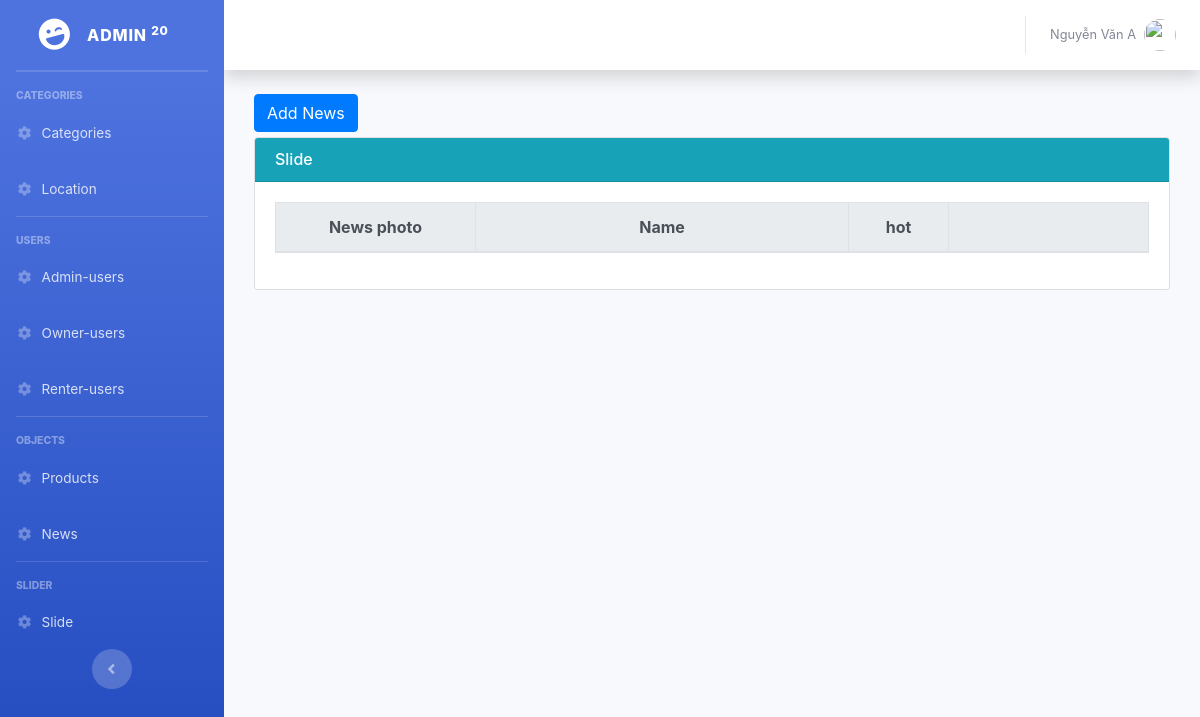
The app's page /Backend/Admin/index.php?controller=news&action=read (signed in), older data.
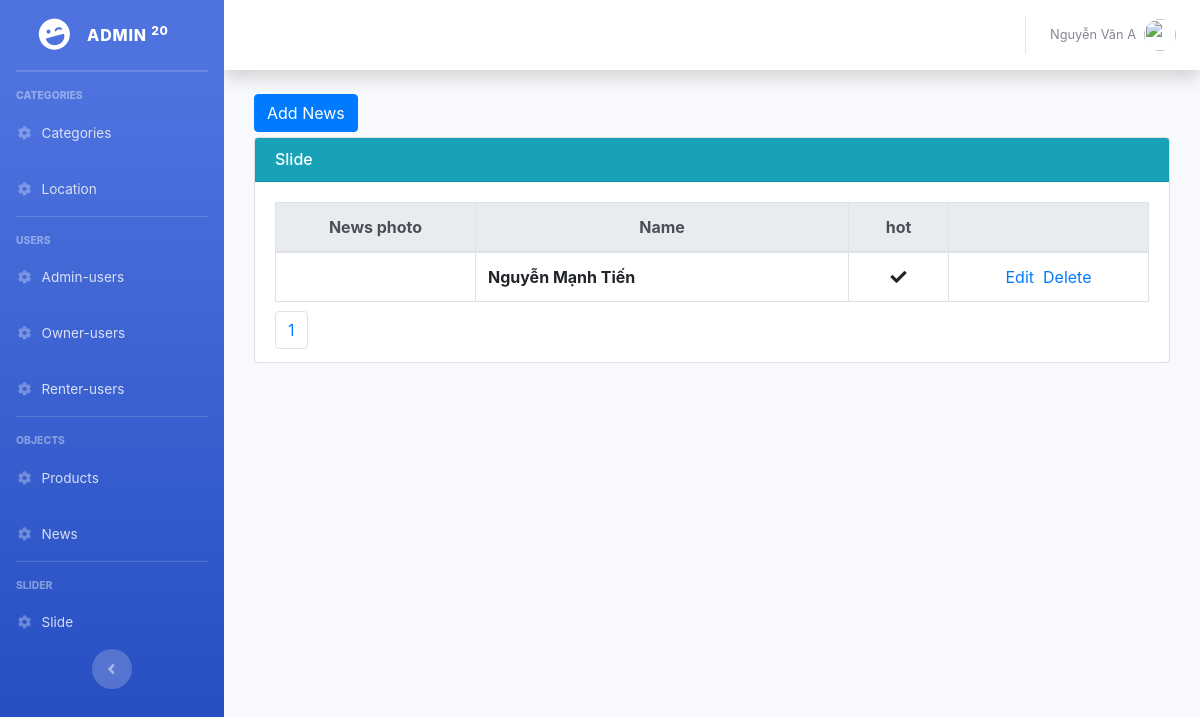
The same page, newer data.
### tables this page shows
CREATE TABLE `news` (
  `id` int(11) NOT NULL,
  `name` varchar(500) NOT NULL,
  `description` varchar(4000) NOT NULL,
  `detail_content` text NOT NULL,
  `photo` varchar(500) NOT NULL,
  `hot` int(11) NOT NULL
);

### Backend/Admin/Controllers/NewsController.php (called while the page is built, shortened)
<?php
	include "Models/NewsModel.php";
	class NewsController extends NewsModel{
		public function read(){
			$recordPerPage = 10;
			$numPage = ceil($this->modelTotal()/$recordPerPage);
			$listRecord = $this->modelRead($recordPerPage);
			include "Views/NewsView.php";
		}
	}
 ?>

### Backend/Admin/Models/NewsModel.php (called while the page is built, shortened)
<?php
	class NewsModel{
		public function modelRead($recordPerPage){
			$total = $this->modelTotal();
			$numPage = ceil($total/$recordPerPage);
			$page = isset($_GET["p"]) && $_GET["p"] > 0 ? $_GET["p"]-1 : 0;
			$from = $page * $recordPerPage;
			$conn = Connection::getInstance();
			$query = $conn->query("select * from news order by id desc limit $from, $recordPerPage");
			return $query->fetchAll();
		}
		public function modelTotal(){
			$conn = Connection::getInstance();
			$query = $conn->query("select id from news order by id desc");
			return $query->rowCount();
		}
	}
 ?>

### Backend/Admin/Views/NewsView.php (the view, shortened to what this page needs)
<div class="col-md-12" >
    <div style="margin-bottom:5px;">
        <a href="index.php?controller=news&action=create" class="btn btn-primary">Add News</a>
    </div>
    <div class="card card-primary">
       <h6 class="card-header bg-info" style="color: white">Slide</h6>
        <div class="card-body">
            <table class="table table-bordered">
              <thead class="thead-light">
                <tr style="text-align: center;">
                  <th scope="col" style="width: 200px;">News photo</th>
                  <th scope="col" >Name</th>
                  <th scope="col" style="width: 100px;" >hot</th>
                  <th scope="col" style="width:200px;"></th>
                </tr>
              </thead>
              <?php foreach($listRecord as $rows): ?>
              <tbody>
                <tr >
                  <td>
                  </td>
                  <th><?php echo $rows->name;?></th>
                   <th style="text-align: center;">
                        <?php if($rows->hot == 1): ?>
                            <span class="fa fa-check"></span>
                        <?php endif; ?>
                    </th>
                  <td style="text-align:center;">
                    <a href="index.php?controller=news&action=update&id=<?php echo $rows->id; ?>">Edit</a>&nbsp;
                    <a href="index.php?controller=news&action=delete&id=<?php echo $rows->id; ?>" onclick="return window.confirm('Are you sure?');">Delete</a>
                  </td>
                </tr>
              </tbody>
              <?php endforeach; ?>
            </table>
            <ul class="pagination">
                <li class="page-item">
                    <?php for($i = 1; $i <= $numPage; $i++): ?>
                    <a href="index.php?controller=news&action=read&p=<?php echo $i; ?>" class="page-link"><?php echo $i; ?></a>
                    <?php endfor; ?>
                </li>
            </ul>
        </div>
    </div>
</div>

Row changes from the older to the newer data that the page shows:
added news: name "Nguyễn Mạnh Tiến", hot 1 (drawn)
Text that changed along with them:
new list line: "1"
